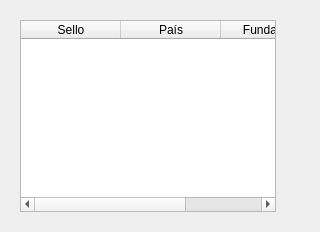
               <widget class="QWidget" name="labels_info">
                <layout class="QVBoxLayout" name="verticalLayout_35">
                 <item>
                  <widget class="QWidget" name="labels_info_widget" native="true">
                   <layout class="QHBoxLayout" name="horizontalLayout_10">
                    <item>
                     <widget class="QTableWidget" name="labels_info_table">
                      <property name="sizePolicy">
                       <sizepolicy hsizetype="Fixed" vsizetype="Expanding">
                        <horstretch>0</horstretch>
                        <verstretch>0</verstretch>
                       </sizepolicy>
                      </property>
                      <column>
                       <property name="text">
                        <string>Sello</string>
                       </property>
                      </column>
                      <column>
                       <property name="text">
                        <string>País</string>
                       </property>
                      </column>
                      <column>
                       <property name="text">
                        <string>Fundación</string>
                       </property>
                      </column>
                     </widget>
                    </item>
                    <item>
                     <widget class="QWidget" name="labels_info_chart" native="true">
                      <layout class="QVBoxLayout" name="verticalLayout_36"/>
                     </widget>
                    </item>
                   </layout>
                  </widget>
                 </item>
                </layout>
               </widget>
